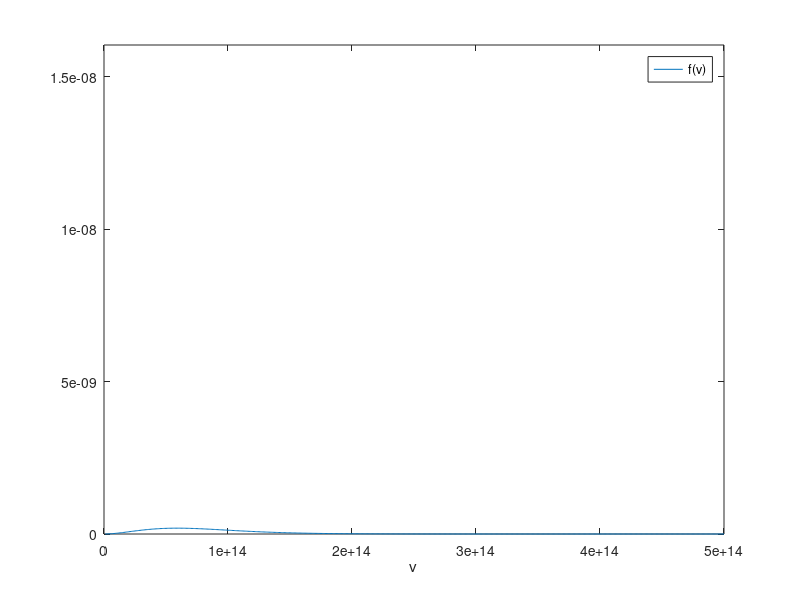

Reproduce this figure in MATLAB.
% L3BBFS

% 1. Black body Radiation. Graph of f(?) = dL/d?, ? is frequency
% 2. Integration over the wavelength range from 10^14 to 3*10^13 1/s to obtain the
% Radiance.
% 3. Multiplication with area times solid angle to obtain the Radiant energy.

% Constants for frequency dependence

function L3BBFS;
global c3 c4 T;
c4 = 4.78e-11;
c3 = 1.47e-50;
T = 1000;

v=(5e14:-0.01e14:1e12);
% Planck's Law depending on frequency

figure(1);
plot(v,f(v));
axis([0 5e14 0 2e-10]);                  % PLOTS LIMITS                    
xlabel('v');
legend('f(v)');

R = quad(@f,1e13,1e14)
% Radiance  R = 1.316e4 Watts

% 3. Multiplication with area times solid angle to obtain the Radiant energy.
% Area A, Solid angle SA

A = 0.1;
SA = 4;

RR = A*SA*R  
% RR = 5.263e3 Watts

% RR has the same value as the corresponding value when integrating over wavelength.
function Out = f(v) 
global c3 c4 T;
Out = (c3./(exp(c4*v/T)-1)).*(v.^3);
